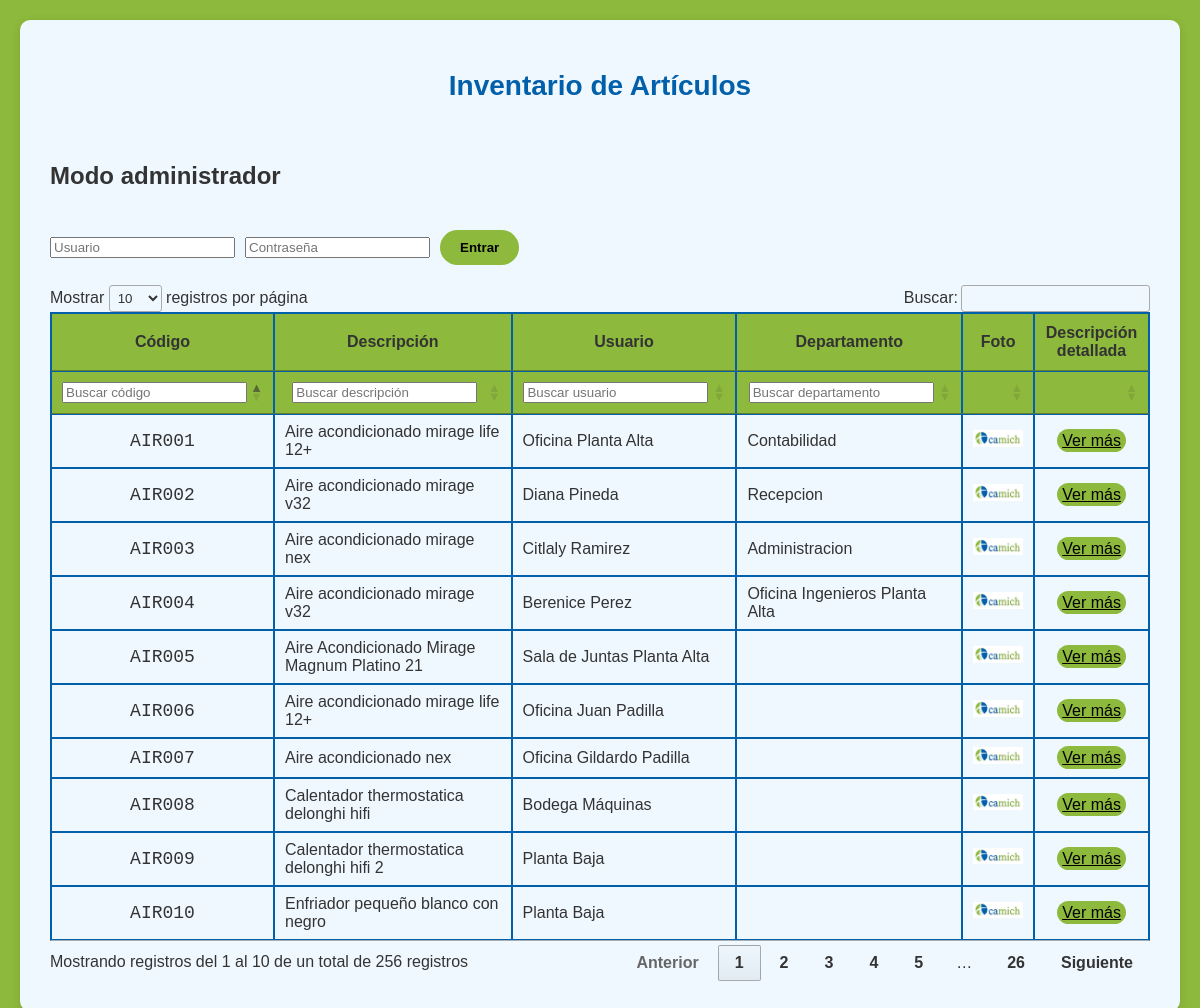
The page / on the database its author committed.
### tables this page shows
CREATE TABLE "objetos" (
	"id"	INTEGER UNIQUE,
	"codigo"	TEXT UNIQUE,
	"descripcion"	INTEGER,
	"identificador"	TEXT,
	"usuario"	TEXT,
	"departamento"	TEXT,
	"notas"	TEXT,
	"foto_location"	TEXT,
	PRIMARY KEY("id" AUTOINCREMENT)
);

### app.py (the view)
@app.route('/')
def index():
    with sqlite3.connect('inventario.db') as conn:
        items = conn.execute('SELECT * FROM objetos ORDER BY codigo').fetchall()
    return render_template('index.html', items=items)

### templates/index.html (shortened to what this page needs)
<!DOCTYPE html>
<html>
<head>
    <link rel="stylesheet" href="../static/style.css">
    <link rel="stylesheet" href="https://cdn.datatables.net/1.13.6/css/jquery.dataTables.min.css">
</head>
<body>
    <div id="container">
        <h1>Inventario de Artículos</h1>
        <h2>Modo administrador</h2>
        <form method="POST" action="{{ url_for('login_admin') }}" style="display:flex; gap:10px; align-items:center;">
            <input type="text" name="username" placeholder="Usuario" required>
            <input type="password" name="password" placeholder="Contraseña" required>
            <button type="submit">Entrar</button>
        </form>
        <div class="table-container" >
        <table id="items-table">
            <thead>
                <tr>
                    <th>Código</th>
                    <th>Descripción</th>
                    <th>Usuario</th>
                    <th>Departamento</th>
                    <th>Foto</th>
                    <th>Descripción detallada</th>
                </tr>
                <tr>
                    <th><input type="text" placeholder="Buscar código"></th>
                    <th><input type="text" placeholder="Buscar descripción"></th>
                    <th><input type="text" placeholder="Buscar usuario"></th>
                    <th><input type="text" placeholder="Buscar departamento"></th>
                    <th></th>
                    <th></th>
                </tr>
            </thead>
            <tbody>
                {% for item in items %}
                <tr>
                    <td>{{ item[1] }}</td>
                    <td>{{ item[2] }}</td>
                    <td>{{ item[4] }}</td>
                    <td>{{ item[5] }}</td>
                    <td>
                        <img src="{{ url_for('static', filename='images/' + (item[7] or 'camich.png')) }}" width="50">
                    </td>
                    <td>
                        <a href="{{ url_for('item_detail', codigo=item[1]) }}">Ver más</a>
                    </td>
                </tr>
                {% endfor %}
            </tbody>
        </table>
        </div>
    </div>
</body>
</html>

### static/style.css (style rules this page uses)
:root { --dt-row-selected: initial !important; --dt-row-selected-text: initial !important; --dt-row-selected-link: initial !important; --dt-row-stripe: initial !important; --dt-row-hover: initial !important; --dt-column-ordering: initial !important; --dt-html-background: initial !important; --main-color: #8db93d; --second-color: #0260aa; --third-color: aliceblue; }
body { font-family: Arial, sans-serif; margin: 0; padding: 20px; background-color: var(--main-color); color: #333; }
h1 { background-color: var(--third-color); color: var(--second-color); font-family: Arial, sans-serif; font-size: 28px; text-align: center; margin-top: 20px; margin-bottom: 20px; }
button, .input-btn, a, a:visited { color:black; padding: 10px 20px; border: none; border-radius: 20px; cursor: pointer; font-weight: bold; transition: all 0.5s cubic-bezier(0.4, 0, 1, 1); background: var(--main-color); }
#container { max-width: 1200px; margin: 0 auto; background: var(--third-color); padding: 30px; border-radius: 10px; box-shadow: 0 2px 10px rgba(0, 0, 0, 0.1); display: flex; flex-direction: column; gap: 20px; }
table a { padding-top: 3px; padding-bottom: 3px; padding-left: 5px; padding-right: 5px; font-weight: lighter; }
table, td, th { border-collapse: collapse; border: 1px solid var(--second-color); }
th { background-color: var(--main-color) !important; text-align: center !important; }
td:nth-child(1), td:nth-child(5) { font-family: monospace; font-size: 18px; text-align: center; }
td:nth-child(6) { text-align: center; }

### rows shown on the page
objetos: codigo "AIR001", descripcion "Aire acondicionado mirage life 12+", usuario "Oficina Planta Alta", departamento "Contabilidad"
objetos: codigo "AIR002", descripcion "Aire acondicionado mirage v32", usuario "Diana Pineda", departamento "Recepcion"
objetos: codigo "AIR003", descripcion "Aire acondicionado mirage nex", usuario "Citlaly Ramirez", departamento "Administracion"
objetos: codigo "AIR004", descripcion "Aire acondicionado mirage v32", usuario "Berenice Perez", departamento "Oficina Ingenieros Planta Alta"
objetos: codigo "AIR005", descripcion "Aire Acondicionado Mirage Magnum Platino 21", usuario "Sala de Juntas Planta Alta"
objetos: codigo "AIR006", descripcion "Aire acondicionado mirage life 12+", usuario "Oficina Juan Padilla"
objetos: codigo "AIR007", descripcion "Aire acondicionado nex", usuario "Oficina Gildardo Padilla"
objetos: codigo "AIR008", descripcion "Calentador thermostatica delonghi hifi", usuario "Bodega Máquinas"
objetos: codigo "AIR009", descripcion "Calentador thermostatica delonghi hifi 2", usuario "Planta Baja"
objetos: codigo "AIR010", descripcion "Enfriador pequeño blanco con negro", usuario "Planta Baja"
